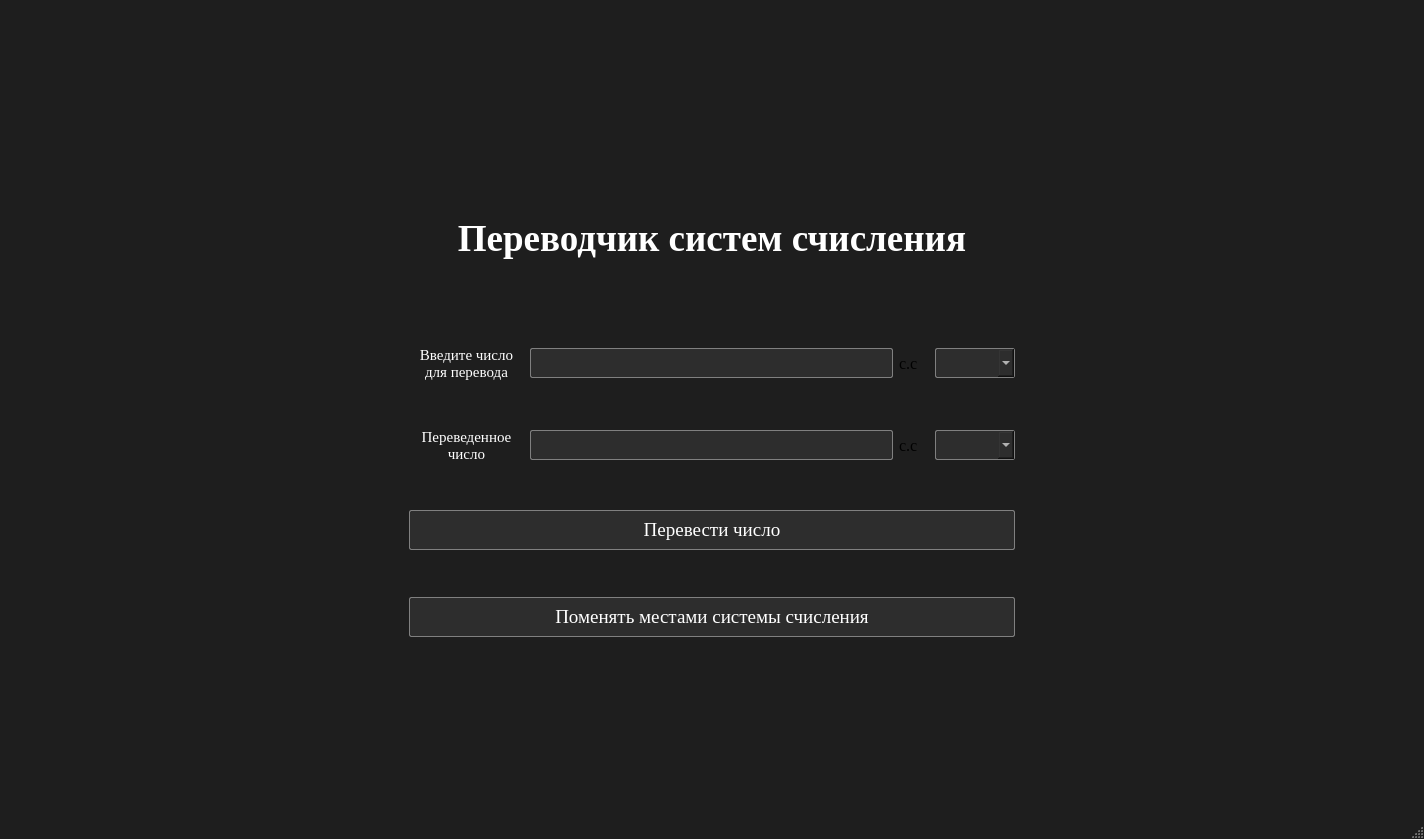
<?xml version="1.0" encoding="UTF-8"?>
<ui version="4.0">
 <class>MainWindow</class>
 <widget class="QMainWindow" name="MainWindow">
  <property name="geometry">
   <rect>
    <x>0</x>
    <y>0</y>
    <width>1424</width>
    <height>839</height>
   </rect>
  </property>
  <property name="sizePolicy">
   <sizepolicy hsizetype="Preferred" vsizetype="Preferred">
    <horstretch>0</horstretch>
    <verstretch>0</verstretch>
   </sizepolicy>
  </property>
  <property name="windowTitle">
   <string>MainWindow</string>
  </property>
  <property name="styleSheet">
   <string notr="true">QMainWindow { background-color: #1e1e1e; }</string>
  </property>
  <widget class="QWidget" name="centralwidget">
   <layout class="QGridLayout" name="gridLayout_2">
    <item row="0" column="0">
     <layout class="QGridLayout" name="gridLayout">
      <property name="leftMargin">
       <number>400</number>
      </property>
      <property name="topMargin">
       <number>0</number>
      </property>
      <property name="rightMargin">
       <number>400</number>
      </property>
      <property name="bottomMargin">
       <number>0</number>
      </property>
      <property name="verticalSpacing">
       <number>7</number>
      </property>
      <item row="6" column="0" colspan="4">
       <widget class="QPushButton" name="convertorPushButton">
        <property name="sizePolicy">
         <sizepolicy hsizetype="Preferred" vsizetype="Preferred">
          <horstretch>0</horstretch>
          <verstretch>0</verstretch>
         </sizepolicy>
        </property>
        <property name="maximumSize">
         <size>
          <width>16777215</width>
          <height>40</height>
         </size>
        </property>
        <property name="font">
         <font>
          <family>Times New Roman</family>
          <pointsize>14</pointsize>
         </font>
        </property>
        <property name="styleSheet">
         <string notr="true">QPushButton { background-color: #2d2d2d; color: white; border: 1px solid gray; border-radius: 2px; } QPushButton:hover { background-color: #3d3d3d; }</string>
        </property>
        <property name="text">
         <string>Перевести число</string>
        </property>
       </widget>
      </item>
      <item row="5" column="0" colspan="4">
       <spacer name="verticalSpacer_7">
        <property name="orientation">
         <enum>Qt::Orientation::Vertical</enum>
        </property>
        <property name="sizeType">
         <enum>QSizePolicy::Policy::Maximum</enum>
        </property>
        <property name="sizeHint" stdset="0">
         <size>
          <width>20</width>
          <height>40</height>
         </size>
        </property>
       </spacer>
      </item>
      <item row="2" column="0">
       <widget class="QLabel" name="userValueLabel">
        <property name="sizePolicy">
         <sizepolicy hsizetype="Fixed" vsizetype="Preferred">
          <horstretch>0</horstretch>
          <verstretch>0</verstretch>
         </sizepolicy>
        </property>
        <property name="maximumSize">
         <size>
          <width>1000</width>
          <height>50</height>
         </size>
        </property>
        <property name="font">
         <font>
          <family>Times New Roman</family>
          <pointsize>11</pointsize>
         </font>
        </property>
        <property name="styleSheet">
         <string notr="true">QLabel { color: white; background-color: transparent; }</string>
        </property>
        <property name="text">
         <string>&lt;html&gt;&lt;head/&gt;&lt;body&gt;&lt;p align=&quot;center&quot;&gt;Введите число&lt;br/&gt;для перевода&lt;/p&gt;&lt;/body&gt;&lt;/html&gt;</string>
        </property>
        <property name="wordWrap">
         <bool>true</bool>
        </property>
       </widget>
      </item>
      <item row="2" column="1">
       <widget class="QLineEdit" name="userValueEdit">
        <property name="sizePolicy">
         <sizepolicy hsizetype="Preferred" vsizetype="Preferred">
          <horstretch>0</horstretch>
          <verstretch>0</verstretch>
         </sizepolicy>
        </property>
        <property name="minimumSize">
         <size>
          <width>0</width>
          <height>30</height>
         </size>
        </property>
        <property name="maximumSize">
         <size>
          <width>16777215</width>
          <height>30</height>
         </size>
        </property>
        <property name="font">
         <font>
          <family>Times New Roman</family>
          <pointsize>11</pointsize>
         </font>
        </property>
        <property name="styleSheet">
         <string notr="true">QLineEdit { background-color: #2d2d2d; color: white; border: 1px solid gray; border-radius: 2px; padding: 4px; }</string>
        </property>
        <property name="alignment">
         <set>Qt::AlignmentFlag::AlignCenter</set>
        </property>
       </widget>
      </item>
      <item row="4" column="0">
       <widget class="QLabel" name="convertValueLabel">
        <property name="sizePolicy">
         <sizepolicy hsizetype="Fixed" vsizetype="Preferred">
          <horstretch>0</horstretch>
          <verstretch>0</verstretch>
         </sizepolicy>
        </property>
        <property name="maximumSize">
         <size>
          <width>115</width>
          <height>50</height>
         </size>
        </property>
        <property name="font">
         <font>
          <family>Times New Roman</family>
         </font>
        </property>
        <property name="styleSheet">
         <string notr="true">QLabel { color: white; background-color: transparent; }</string>
        </property>
        <property name="text">
         <string>&lt;html&gt;&lt;head/&gt;&lt;body&gt;&lt;p align=&quot;center&quot;&gt;&lt;span style=&quot; font-size:11pt;&quot;&gt;Переведенное &lt;br/&gt;число&lt;/span&gt;&lt;/p&gt;&lt;/body&gt;&lt;/html&gt;</string>
        </property>
       </widget>
      </item>
      <item row="8" column="0" colspan="4">
       <widget class="QPushButton" name="swaperNumSystem">
        <property name="sizePolicy">
         <sizepolicy hsizetype="Minimum" vsizetype="Preferred">
          <horstretch>0</horstretch>
          <verstretch>0</verstretch>
         </sizepolicy>
        </property>
        <property name="maximumSize">
         <size>
          <width>16777215</width>
          <height>40</height>
         </size>
        </property>
        <property name="font">
         <font>
          <family>Times New Roman</family>
          <pointsize>14</pointsize>
         </font>
        </property>
        <property name="styleSheet">
         <string notr="true">QPushButton { background-color: #2d2d2d; color: white; border: 1px solid gray; border-radius: 2px; } QPushButton:hover { background-color: #3d3d3d; }</string>
        </property>
        <property name="text">
         <string>Поменять местами системы счисления</string>
        </property>
       </widget>
      </item>
      <item row="4" column="2">
       <widget class="QLabel" name="label_3">
        <property name="maximumSize">
         <size>
          <width>30</width>
          <height>16777215</height>
         </size>
        </property>
        <property name="font">
         <font>
          <family>Times New Roman</family>
          <pointsize>12</pointsize>
         </font>
        </property>
        <property name="text">
         <string>&lt;html&gt;&lt;head/&gt;&lt;body&gt;&lt;p&gt;&lt;span style=&quot; font-size:12pt;&quot;&gt;с.с&lt;/span&gt;&lt;/p&gt;&lt;/body&gt;&lt;/html&gt;</string>
        </property>
       </widget>
      </item>
      <item row="4" column="3">
       <widget class="QComboBox" name="endSystemBox">
        <property name="sizePolicy">
         <sizepolicy hsizetype="Fixed" vsizetype="Preferred">
          <horstretch>0</horstretch>
          <verstretch>0</verstretch>
         </sizepolicy>
        </property>
        <property name="maximumSize">
         <size>
          <width>80</width>
          <height>30</height>
         </size>
        </property>
        <property name="font">
         <font>
          <pointsize>11</pointsize>
         </font>
        </property>
        <property name="toolTip">
         <string>&lt;html&gt;&lt;head/&gt;&lt;body&gt;&lt;p align=&quot;center&quot;&gt;&lt;br/&gt;&lt;/p&gt;&lt;/body&gt;&lt;/html&gt;</string>
        </property>
        <property name="styleSheet">
         <string notr="true">QComboBox { background-color: #2d2d2d; color: white; border: 1px solid gray; border-radius: 2px; } QComboBox QAbstractItemView { background-color: #2d2d2d; color: white; } </string>
        </property>
       </widget>
      </item>
      <item row="4" column="1">
       <widget class="QLabel" name="convertValueField">
        <property name="sizePolicy">
         <sizepolicy hsizetype="Preferred" vsizetype="Fixed">
          <horstretch>0</horstretch>
          <verstretch>0</verstretch>
         </sizepolicy>
        </property>
        <property name="maximumSize">
         <size>
          <width>16777215</width>
          <height>30</height>
         </size>
        </property>
        <property name="font">
         <font>
          <family>Times New Roman</family>
          <pointsize>11</pointsize>
         </font>
        </property>
        <property name="styleSheet">
         <string notr="true">QLabel { border: 1px solid gray; border-radius: 2px; padding: 4px; background-color: #2d2d2d; color: white; }</string>
        </property>
        <property name="text">
         <string>&lt;html&gt;&lt;head/&gt;&lt;body&gt;&lt;p align=&quot;right&quot;&gt;&lt;br/&gt;&lt;/p&gt;&lt;/body&gt;&lt;/html&gt;</string>
        </property>
        <property name="alignment">
         <set>Qt::AlignmentFlag::AlignCenter</set>
        </property>
       </widget>
      </item>
      <item row="2" column="3">
       <widget class="QComboBox" name="startSystemBox">
        <property name="sizePolicy">
         <sizepolicy hsizetype="Fixed" vsizetype="Preferred">
          <horstretch>0</horstretch>
          <verstretch>0</verstretch>
         </sizepolicy>
        </property>
        <property name="maximumSize">
         <size>
          <width>80</width>
          <height>30</height>
         </size>
        </property>
        <property name="font">
         <font>
          <family>Segoe UI</family>
          <pointsize>11</pointsize>
         </font>
        </property>
        <property name="toolTip">
         <string>&lt;html&gt;&lt;head/&gt;&lt;body&gt;&lt;p align=&quot;center&quot;&gt;&lt;br/&gt;&lt;/p&gt;&lt;/body&gt;&lt;/html&gt;</string>
        </property>
        <property name="layoutDirection">
         <enum>Qt::LayoutDirection::LeftToRight</enum>
        </property>
        <property name="styleSheet">
         <string notr="true">QComboBox { background-color: #2d2d2d; color: white; border: 1px solid gray; border-radius: 2px; } QComboBox QAbstractItemView { background-color: #2d2d2d; color: white; }</string>
        </property>
       </widget>
      </item>
      <item row="0" column="0" colspan="4">
       <widget class="QLabel" name="label">
        <property name="sizePolicy">
         <sizepolicy hsizetype="Preferred" vsizetype="Maximum">
          <horstretch>0</horstretch>
          <verstretch>0</verstretch>
         </sizepolicy>
        </property>
        <property name="maximumSize">
         <size>
          <width>16777215</width>
          <height>16777215</height>
         </size>
        </property>
        <property name="font">
         <font>
          <family>Times New Roman</family>
          <pointsize>15</pointsize>
          <bold>true</bold>
         </font>
        </property>
        <property name="styleSheet">
         <string notr="true">QLabel { color: white; background-color: transparent; }</string>
        </property>
        <property name="text">
         <string>&lt;html&gt;&lt;head/&gt;&lt;body&gt;&lt;p&gt;&lt;span style=&quot; font-size:28pt;&quot;&gt;Переводчик систем счисления&lt;/span&gt;&lt;/p&gt;&lt;/body&gt;&lt;/html&gt;</string>
        </property>
        <property name="alignment">
         <set>Qt::AlignmentFlag::AlignCenter</set>
        </property>
        <property name="wordWrap">
         <bool>true</bool>
        </property>
       </widget>
      </item>
      <item row="2" column="2">
       <widget class="QLabel" name="label_2">
        <property name="maximumSize">
         <size>
          <width>30</width>
          <height>16777215</height>
         </size>
        </property>
        <property name="font">
         <font>
          <family>Times New Roman</family>
          <pointsize>12</pointsize>
         </font>
        </property>
        <property name="text">
         <string>&lt;html&gt;&lt;head/&gt;&lt;body&gt;&lt;p&gt;&lt;span style=&quot; font-size:12pt;&quot;&gt;с.с&lt;/span&gt;&lt;/p&gt;&lt;/body&gt;&lt;/html&gt;</string>
        </property>
       </widget>
      </item>
      <item row="7" column="0" colspan="4">
       <spacer name="verticalSpacer_10">
        <property name="orientation">
         <enum>Qt::Orientation::Vertical</enum>
        </property>
        <property name="sizeType">
         <enum>QSizePolicy::Policy::Maximum</enum>
        </property>
        <property name="sizeHint" stdset="0">
         <size>
          <width>20</width>
          <height>40</height>
         </size>
        </property>
       </spacer>
      </item>
      <item row="3" column="0" colspan="4">
       <spacer name="verticalSpacer_4">
        <property name="orientation">
         <enum>Qt::Orientation::Vertical</enum>
        </property>
        <property name="sizeType">
         <enum>QSizePolicy::Policy::Maximum</enum>
        </property>
        <property name="sizeHint" stdset="0">
         <size>
          <width>20</width>
          <height>40</height>
         </size>
        </property>
       </spacer>
      </item>
      <item row="1" column="0" colspan="4">
       <spacer name="verticalSpacer">
        <property name="orientation">
         <enum>Qt::Orientation::Vertical</enum>
        </property>
        <property name="sizeType">
         <enum>QSizePolicy::Policy::Maximum</enum>
        </property>
        <property name="sizeHint" stdset="0">
         <size>
          <width>40</width>
          <height>40</height>
         </size>
        </property>
       </spacer>
      </item>
     </layout>
    </item>
   </layout>
  </widget>
  <widget class="QStatusBar" name="statusbar"/>
 </widget>
 <resources/>
 <connections/>
</ui>
